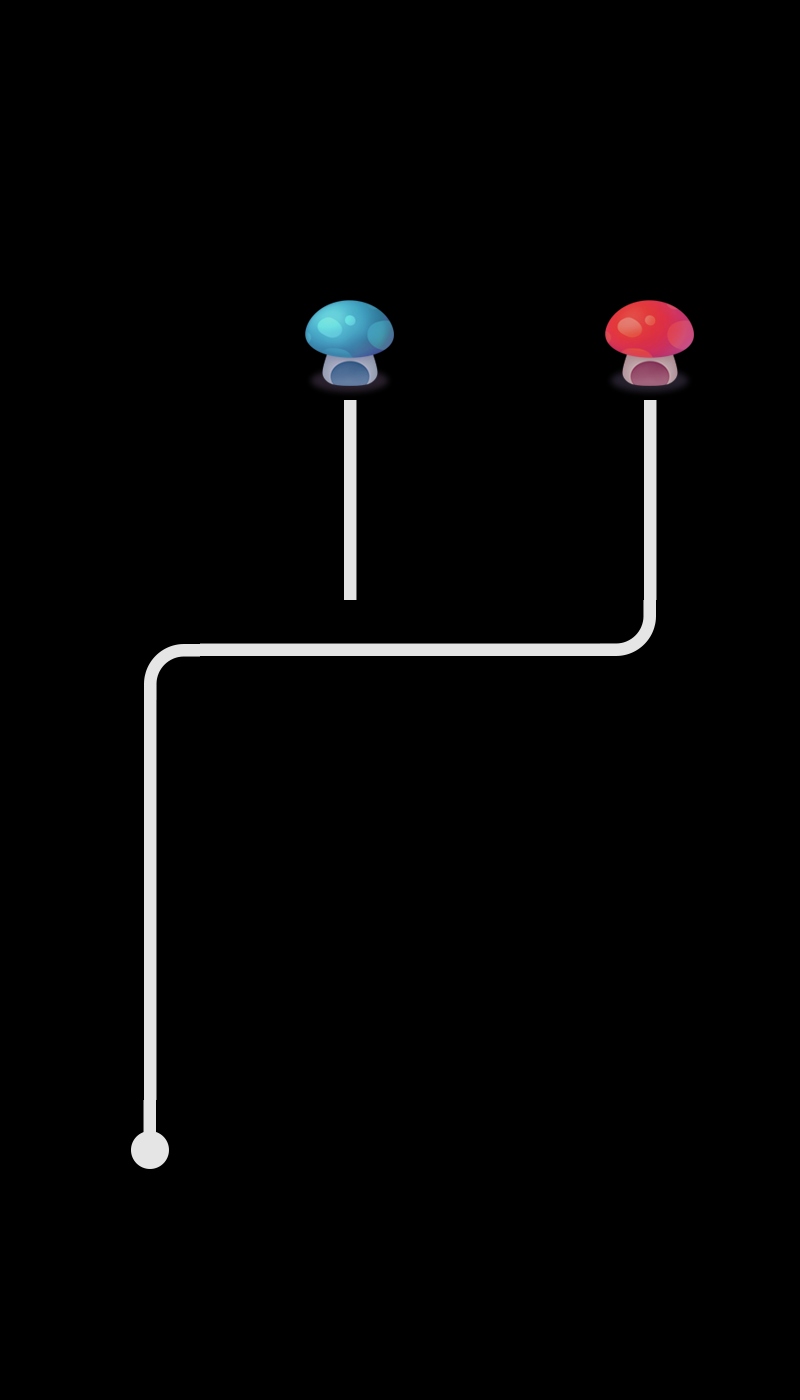

This is a level from a 2D game, rendered from its Tiled map with the project's own tilesets. A one-line summary and the map file follow, with tile-layer data summarised:
An orthogonal 8x14 tile map with 100x100 px tiles, 1 tile layer (layer0) and 1 object (pos2).

<map version="1.0" orientation="orthogonal" renderorder="left-down" width="8" height="14" tilewidth="100" tileheight="100" nextobjectid="7">
 <tileset firstgid="1" name="tiled" tilewidth="100" tileheight="100">
  <image source="tiled.png" width="500" height="400" />
 </tileset>
 <layer name="layer0" width="8" height="14" opacity="0.9">
  <data>[112 cells, 17 non-empty, 7 distinct tile ids]</data>
 </layer>
 <objectgroup name="object1">
  <object id="3" name="pos2" x="315.152" y="618.182" width="75.7576" height="81.8182">
   <properties>
    <property name="id" value="0" />
   </properties>
  </object>
 </objectgroup>
</map>
